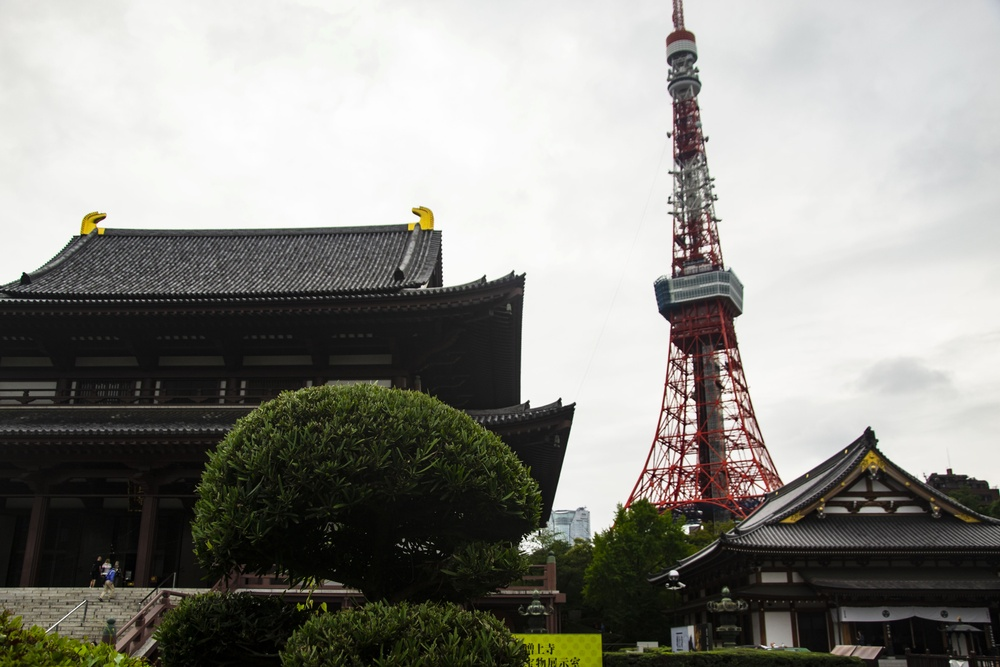
#> input picture ReadImageFromFile/tokyo.jpg, 1000 x 667 px, shrunk from 4608 x 3072 before the run, found by its file name
$ python noisefilters.py
#> lines starting #> are read from the running program, lines starting #| are printed output that depends on the picture
# Source from Alexey Spizhevoy and Aleksandr Rybnikov OpenCV 3 Computer Vision with Python Cookbook

import cv2
import argparse
import numpy as np
import matplotlib.pyplot as plt

# Create an object for parsing argument from command line
parser = argparse.ArgumentParser()

# Defines the argument --image and -i for setting image path. Default is
# tokyo.jpg which is included in this repository
parser.add_argument('--path', '-p', default='../res/tokyo.jpg', help='Image path.')
params = parser.parse_args()

# Read image, convert to float and scale to [0,1] range
image = cv2.imread(params.path).astype(np.float32) / 255

# Check wether the image was successfully loaded
assert image is not None

# Create noise adding random pixels and plot it
noised = (image + 0.2 * np.random.rand(*image.shape).astype(np.float32))
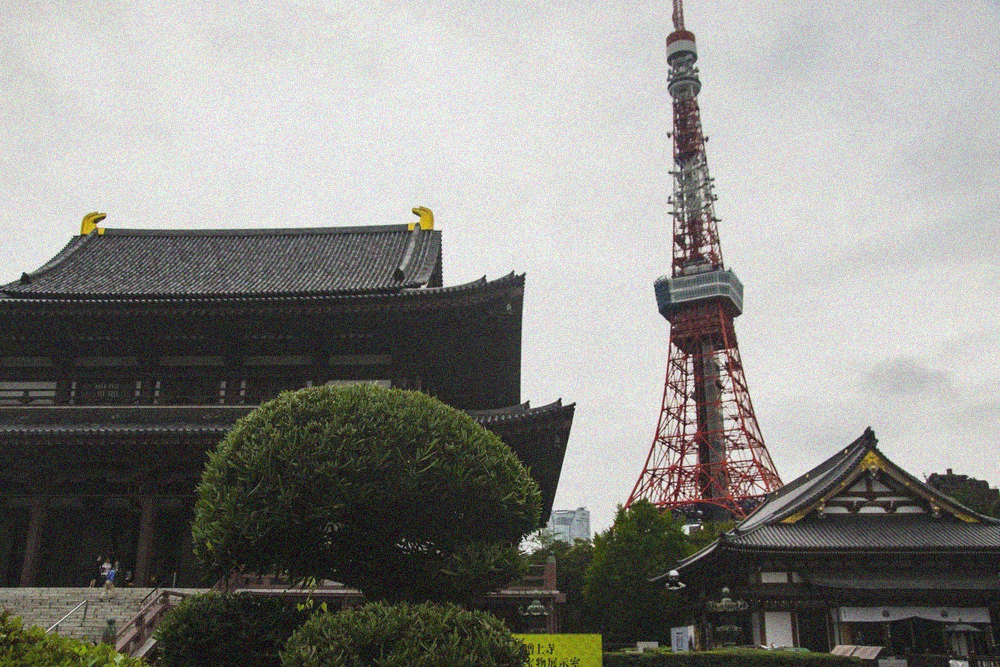
#> noised: shape (667, 1000, 3) float32; mean B, G, R 0.628, 0.648, 0.651; drawn with min black and max white
noised = noised.clip(0, 1)
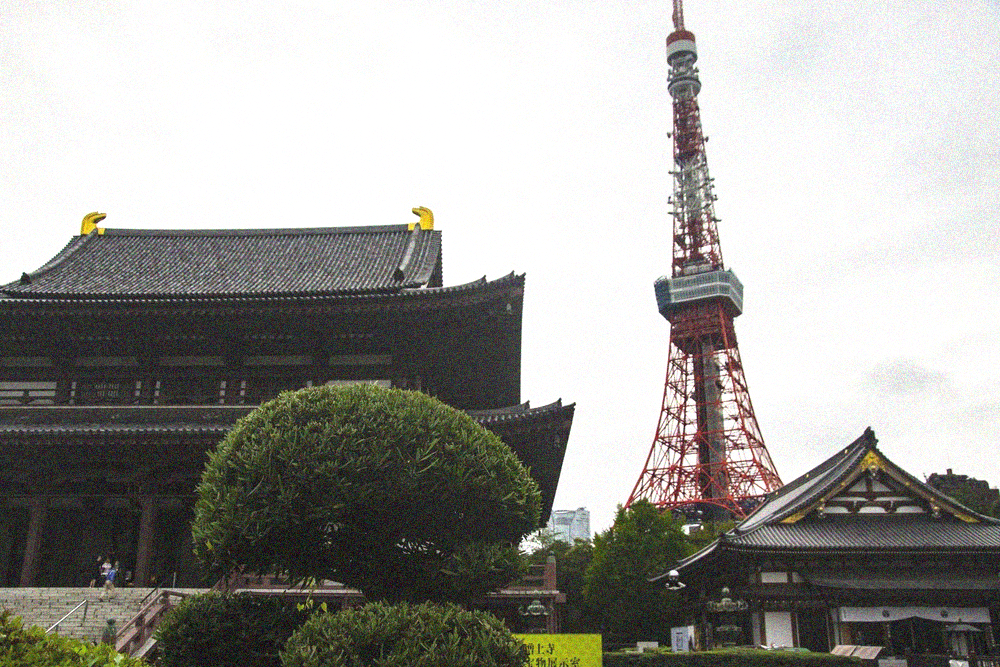
#> noised: shape (667, 1000, 3) float32; mean B, G, R 0.605, 0.623, 0.626
plt.imshow(noised[:,:,[2,1,0]])
plt.show()

# Gaussian blur
gauss_blur = cv2.GaussianBlur(noised, (7, 7), 0)
plt.imshow(gauss_blur[:,:,[2,1,0]])
plt.show()

# Median filter
median_blur = cv2.medianBlur((noised * 255).astype(np.uint8), 7)
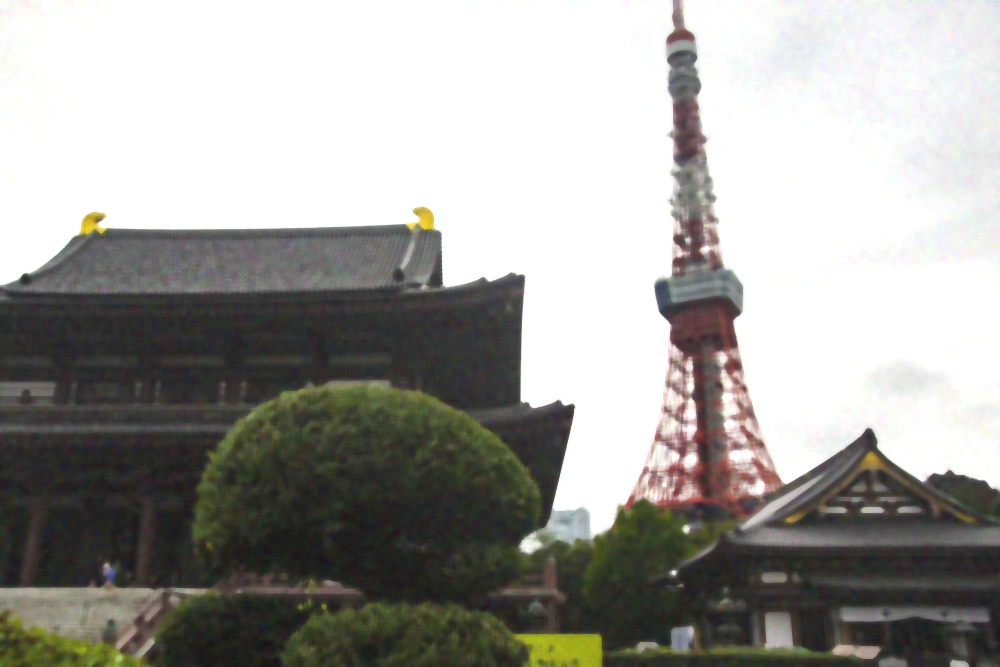
#> median_blur: shape (667, 1000, 3); mean B, G, R 154.8, 159.3, 160.1
plt.imshow(median_blur[:,:,[2,1,0]])
plt.show()

# Bilateral filter
bilateral = cv2.bilateralFilter(noised, -1, 0.3, 10)
plt.imshow(bilateral[:,:,[2,1,0]])
plt.show()
